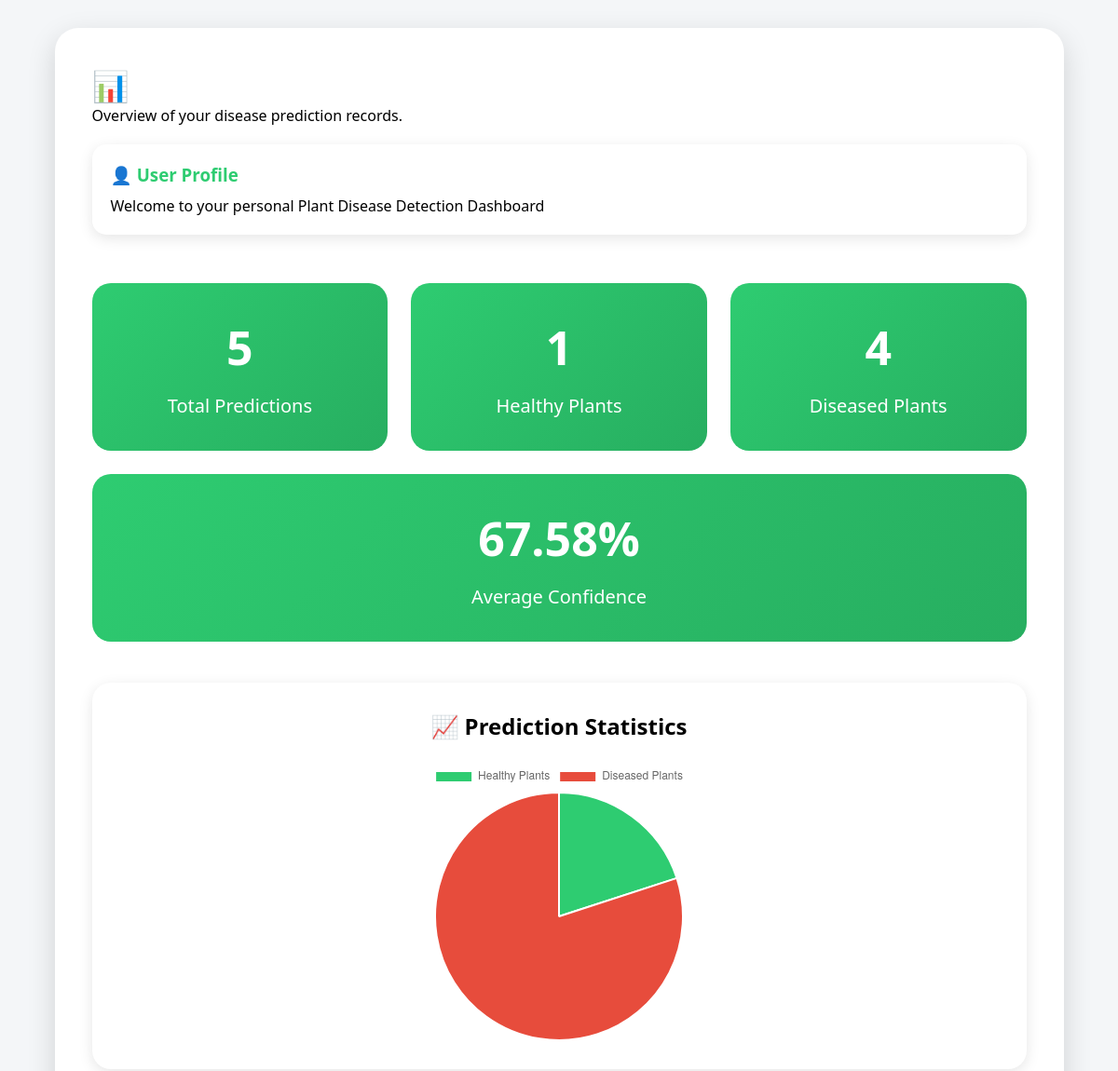
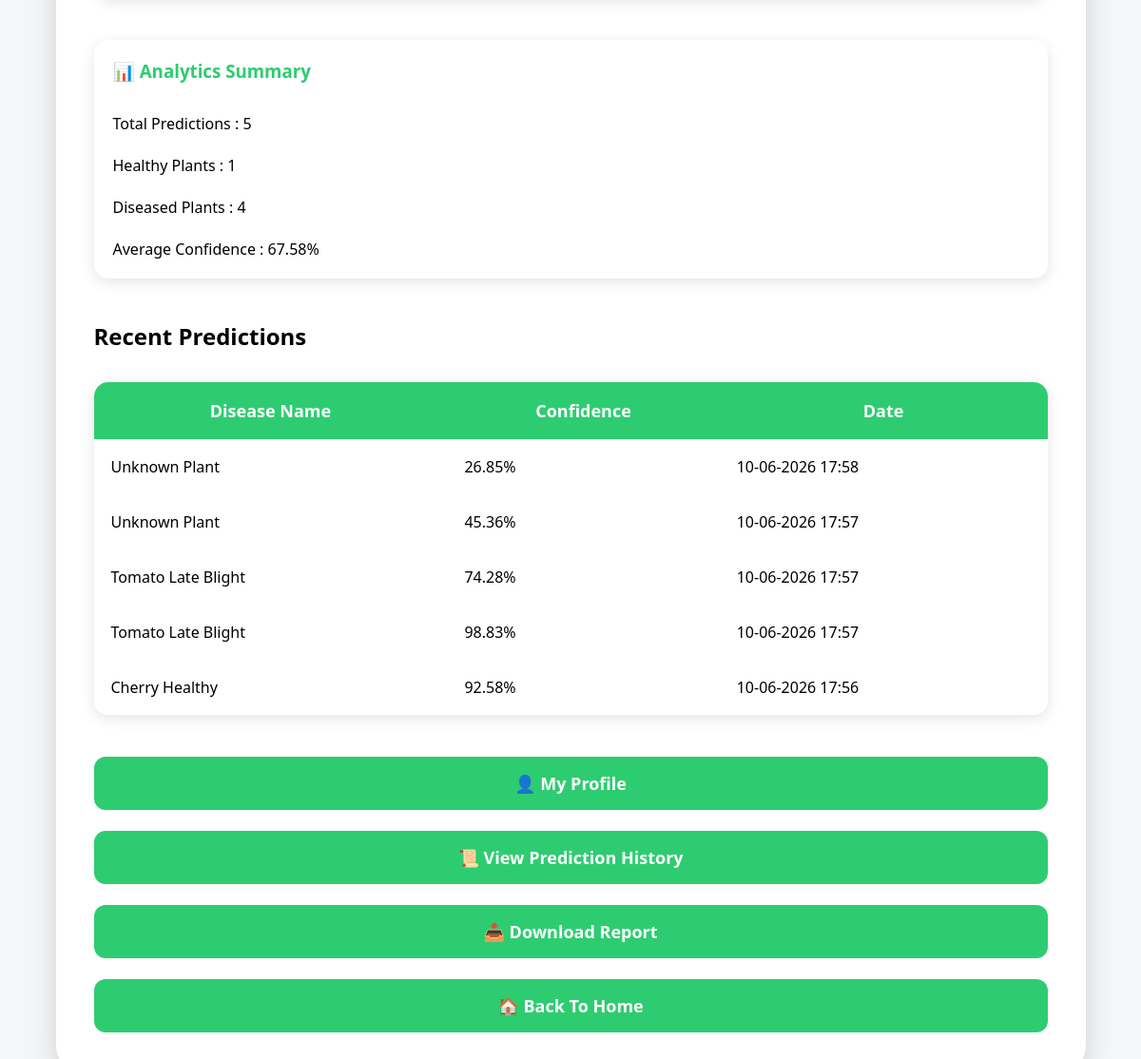
The app's page /dashboard (signed in) with its own data (2 pictures, top to bottom).
### tables this page shows
CREATE TABLE history(
        id INTEGER PRIMARY KEY AUTOINCREMENT,
        username TEXT,
        image TEXT,
        disease TEXT,
        confidence REAL,
        date TEXT
    );

### app.py (the view)
@app.route("/dashboard")
def dashboard():
    username = session.get("user")
    if not username:
        return redirect("/login")
    conn = sqlite3.connect(DB_PATH)
    c = conn.cursor()
    c.execute(
    """
    SELECT profile_pic
    FROM users
    WHERE username=?
    """,
    (username,)
    )
    pic = c.fetchone()
    profile_pic = "default.png"
    if pic:
        profile_pic = pic[0]
    c.execute("""
        SELECT COUNT(*)
        FROM history
        WHERE username=?
    """, (username,))
    total = c.fetchone()[0]
    c.execute("""
        SELECT COUNT(*)
        FROM history
        WHERE username=?
        AND disease LIKE '%Healthy%'
    """, (username,))
    healthy = c.fetchone()[0]
    diseased = total - healthy
    c.execute("""
        SELECT AVG(confidence)
        FROM history
        WHERE username=?
    """, (username,))
    avg_confidence = c.fetchone()[0]
    if avg_confidence is None:
        avg_confidence = 0
    avg_confidence = round(avg_confidence, 2)
    c.execute("""
        SELECT disease,
               confidence,
               date
        FROM history
        WHERE username=?
        ORDER BY id DESC
        LIMIT 5
    """, (username,))
    recent = c.fetchall()
    conn.close()
    return render_template(
    "dashboard.html",
    total=total,
    healthy=healthy,
    diseased=diseased,
    avg_confidence=avg_confidence,
    recent=recent,
    profile_pic=profile_pic
    )

### templates/dashboard.html (shortened to what this page needs)
<!DOCTYPE html>
<html>
<head>
    <link rel="stylesheet"
    href="{{ url_for('static', filename='style.css') }}">
</head>
<body>
<div class="history-page">
    <div class="history-box">
        <h1>
            📊 PlantCare AI Dashboard
        </h1>
        <p style="color:black; margin-bottom:20px;">
            Overview of your disease prediction records.
        </p>
        <div class="profile-box">
            <h3>
                👤 User Profile
            </h3>
            <p>
                Welcome to your personal Plant Disease Detection Dashboard
            </p>
        </div>
        <br>
        <div class="dashboard-cards">
            <div class="dash-card">
                <h2>
                    {{ total }}
                </h2>
                <p>
                    Total Predictions
                </p>
            </div>
            <div class="dash-card">
                <h2>
                    {{ healthy }}
                </h2>
                <p>
                    Healthy Plants
                </p>
            </div>
            <div class="dash-card">
                <h2>
                    {{ diseased }}
                </h2>
                <p>
                    Diseased Plants
                </p>
            </div>
            <div class="dash-card">
                <h2>
                    {{ avg_confidence }}%
                </h2>
                <p>
                    Average Confidence
                </p>
            </div>
        </div>
        <br><br>
        <div class="chart-container">
            <h2 style="color:black;">
                📈 Prediction Statistics
            </h2>
            <br>
            <canvas id="healthChart"></canvas>
        </div>
        <br><br>
        <div class="profile-box">
            <h3>
                📊 Analytics Summary
            </h3>
            <br>
            <p>
                Total Predictions : {{ total }}
            </p>
            <br>
            <p>
                Healthy Plants : {{ healthy }}
            </p>
            <br>
            <p>
                Diseased Plants : {{ diseased }}
            </p>
            <br>
            <p>
                Average Confidence : {{ avg_confidence }}%
            </p>
        </div>
        <br><br>
        <h2 style="color:black;">
            Recent Predictions
        </h2>
        <br>
        <table>
            <tr>
                <th>Disease Name</th>
                <th>Confidence</th>
                <th>Date</th>
            </tr>
            {% for row in recent %}
            <tr>
                <td>
                    {{ row[0].replace("_"," ") }}
                </td>
                <td>
                    {{ "%.2f"|format(row[1]) }}%
                </td>
                <td>
                    {{ row[2] }}
                </td>
            </tr>
            {% endfor %}
        </table>
        <br><br>
        <a href="/profile">
            <button>
                👤 My Profile
            </button>
        </a>
        <br><br>
        <a href="/history">
            <button>
                📜 View Prediction History
            </button>
        </a>
        <br><br>
        <a href="/download_report">
            <button>
                📥 Download Report
            </button>
        </a>
        <br><br>
        <a href="/">
            <button>
                🏠 Back To Home
            </button>
        </a>
    </div>
</div>
<script>
document.addEventListener("DOMContentLoaded", function () {
    const ctx = document.getElementById("healthChart");
    new Chart(ctx, {
        type: "pie",
        data: {
            labels: [
                "Healthy Plants",
                "Diseased Plants"
            ],
            datasets: [{
                data: [
                    Number("{{ healthy }}"),
                    Number("{{ diseased }}")
                ],
                backgroundColor: [
                    "#2ecc71",
                    "#e74c3c"
                ]
            }]
        },
        options: {
            responsive: true
        }
    });
});
</script>
</body>
</html>

### static/style.css (style rules this page uses)
* { margin:0; padding:0; box-sizing:border-box; font-family:'Segoe UI',sans-serif; }
body { background:#0b0f0d; color:white; }
button { width:100%; padding:16px; border:none; border-radius:12px; background:#2ecc71; color:white; font-size:18px; font-weight:600; cursor:pointer; transition:0.3s; }
table { width:100%; border-collapse:collapse; overflow:hidden; border-radius:15px; }
th { background:#2ecc71; color:white; font-size:18px; padding:18px; }
td { padding:18px; color:#333; background:white; }
tr:nth-child(even) { background:#f8f8f8; }
.dashboard-cards { display:flex; gap:25px; flex-wrap:wrap; margin-top:30px; }
.dash-card { flex:1; min-width:250px; background:linear-gradient( 135deg, #2ecc71, #27ae60 ); color:white; padding:35px; border-radius:20px; text-align:center; transition:0.3s; }
.dash-card h2 { font-size:50px; margin-bottom:15px; }
.dash-card p { font-size:20px; }
.profile-box { background:white; color:black; padding:20px; border-radius:15px; box-shadow:0 4px 15px rgba(0,0,0,0.1); text-align:left; }
.profile-box h3 { color:#2ecc71; margin-bottom:10px; }
.history-box table { margin-top:10px; box-shadow:0 4px 15px rgba(0,0,0,0.1); border-radius:15px; overflow:hidden; }
.history-box table th { background:#2ecc71; color:white; }
.history-box table td { background:white; color:black; }
.history-box { background:white; padding:40px; border-radius:25px; box-shadow:0 10px 30px rgba(0,0,0,0.15); width:95%; max-width:1300px; }
.history-page { min-height:100vh; display:flex; justify-content:center; align-items:center; padding:30px; background:#f4f6f8; }
.history-buttons button, .history-box button { transition:0.3s; }
.chart-container { background:white; padding:30px; border-radius:20px; box-shadow:0 4px 15px rgba(0,0,0,0.1); text-align:center; }
#healthChart { max-width:450px; margin:auto; }

### records on screen
history: disease "Unknown Plant", confidence "26.85", date "10-06-2026 17:58"
history: disease "Unknown Plant", confidence "45.36", date "10-06-2026 17:57"
history: disease "Tomato Late Blight", confidence "74.28", date "10-06-2026 17:57"
history: disease "Tomato Late Blight", confidence "98.83", date "10-06-2026 17:57"
history: disease "Cherry Healthy", confidence "92.58", date "10-06-2026 17:56"

### other values on screen
{{ total }} "5"
{{ healthy }} "1"
{{ diseased }} "4"
{{ avg_confidence }} "67.58"
chart data {{ healthy }} 1
chart data {{ diseased }} 4
